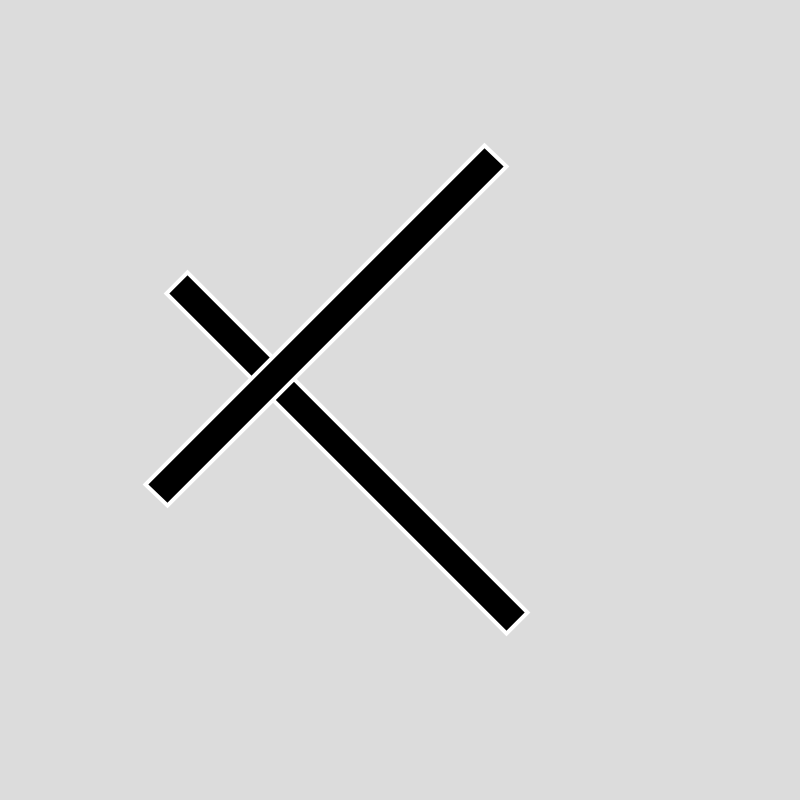
Frame 1 (no input)
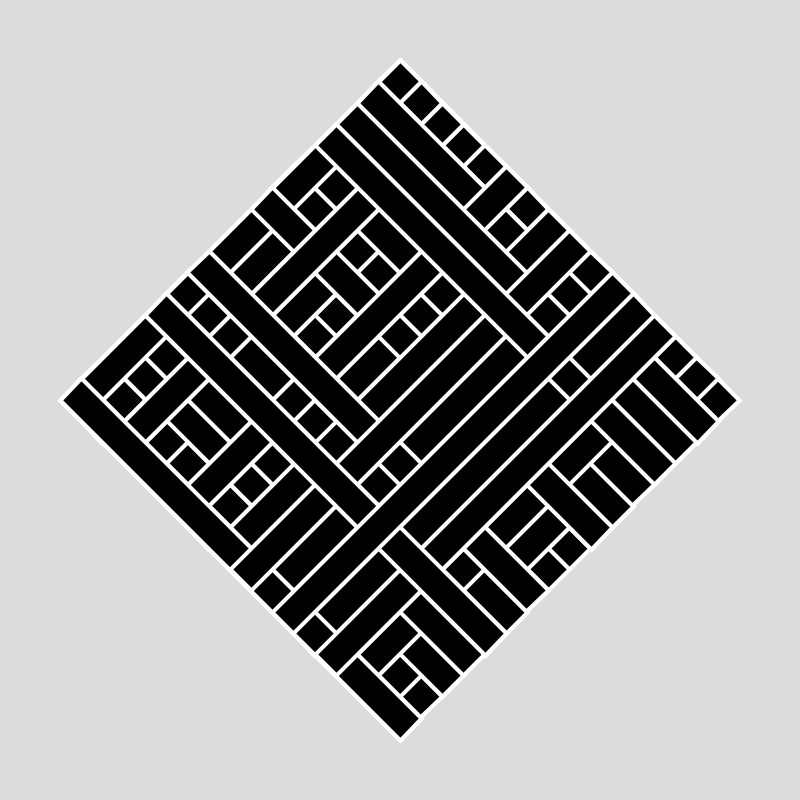
Frame 60 (the mouse pressed at the canvas centre just before this capture)
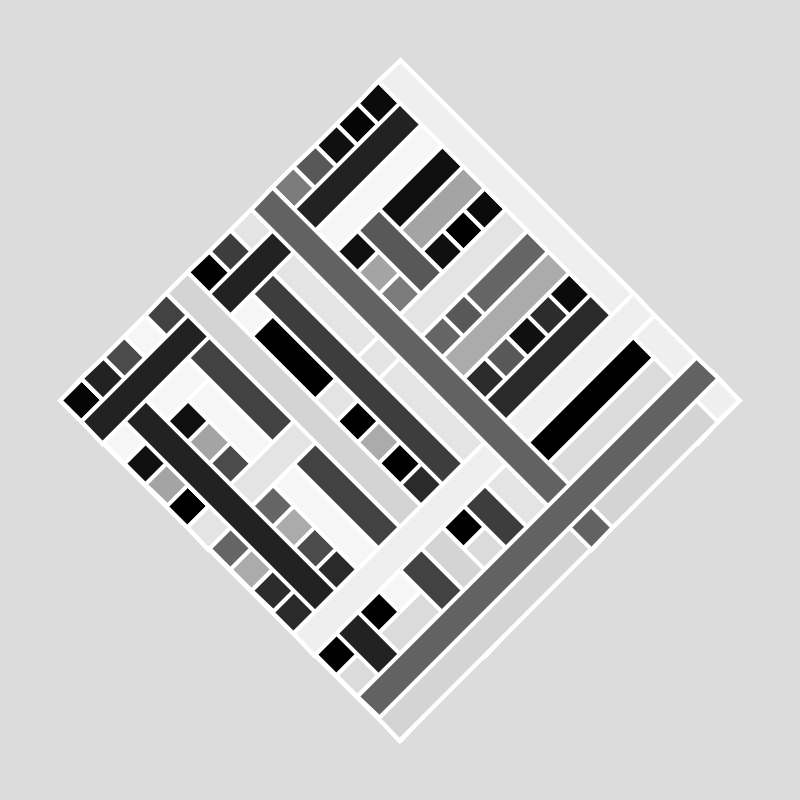
Frame 120 (the mouse held since frame 60 and released just before this capture)

The Processing sketch that drew these frames (run headless with seeded random() and noise(); from frame 60 on, the mouse is pressed at the canvas centre):

// Processing sketch: processing_146100
// ── processing_146100.pde

boolean wait = false;

void setup()
{
  size(800, 800);
  smooth();
  background(220);
}

void draw()
{
  if(wait)
    return;
  
  int maxGreyscaleJitter =  constrain( mouseX, 0, 255);
  
  translate(width/2, height/2);
  rotate(radians(45));
  
 int resolution = 16;
 int rectHeight = floor(width * 0.6);
 int rectWidth = rectHeight;
 
 int span = rectWidth/resolution;
 int x = 0 - rectWidth/2;
 int y = span * floor (random(0, resolution)) - rectHeight/2;
 
 frameRate = 0.5;
 
 int jitter = floor( random(0, maxGreyscaleJitter));
 fill(0 + jitter, 0 + jitter, 0 + jitter);
  
 stroke(255);
 strokeWeight(4);
 
 rect(x, y, rectWidth, span );
 
 x = span * floor (random(0, resolution)) - rectWidth/2;
 y = 0 - rectHeight/2;
 
 rect(x, y, span, rectWidth );
}

void keyPressed()
{
  wait = !wait;
}
